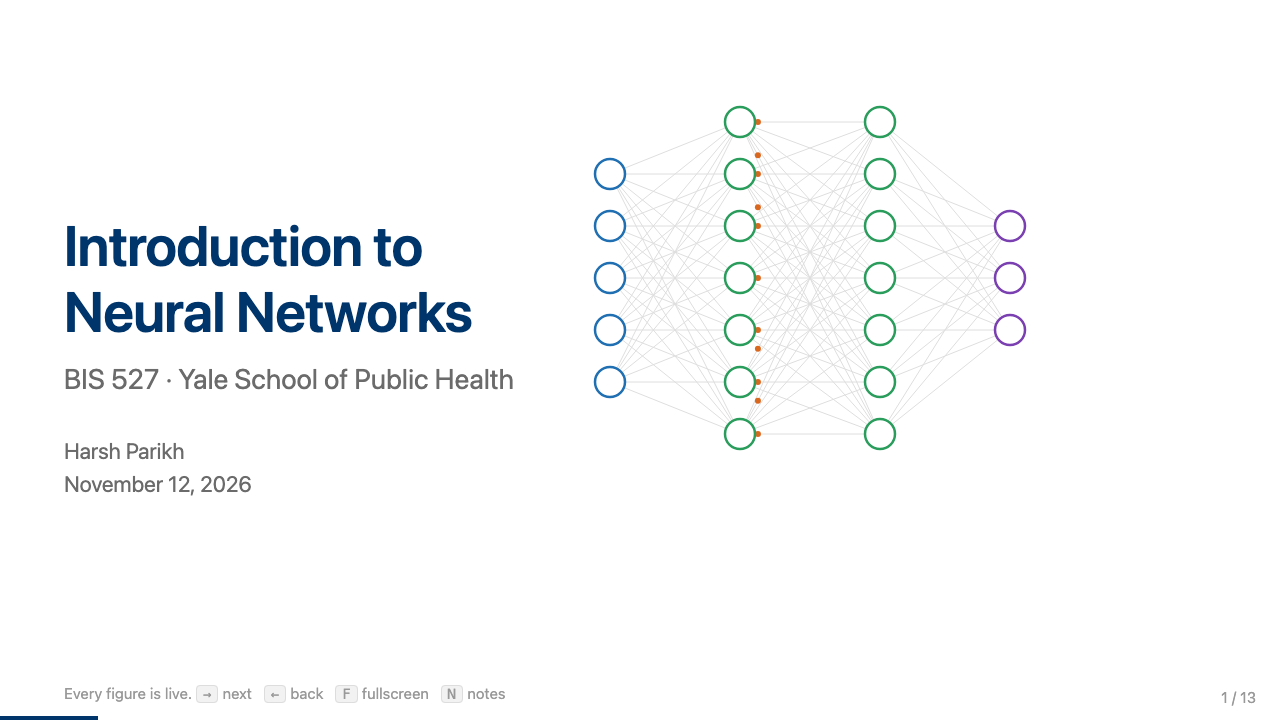
#> input picture bis527/lec20-neural-networks/build/shots/slide-01.png, 1280 x 720 px; its folder holds only this picture in this run
$ python contact_sheet.py
#> lines starting #> are read from the running program, lines starting #| are printed output that depends on the picture
"""Tile build/shots/slide-*.png into contact sheets (6 per sheet) for a quick visual review."""
import glob
import os

from PIL import Image

here = os.path.dirname(os.path.abspath(__file__))
shots = sorted(glob.glob(os.path.join(here, "shots", "slide-*.png")))
per = 6
for k in range(0, len(shots), per):
    batch = shots[k:k + per]
    w, h = 640, 360
    sheet = Image.new("RGB", (w * 2, h * 3), "white")
#> sheet: PIL image 1280x1080 RGB; every value is 255
    for i, p in enumerate(batch):
        im = Image.open(p).convert("RGB").resize((w, h), Image.LANCZOS)
        sheet.paste(im, ((i % 2) * w, (i // 2) * h))
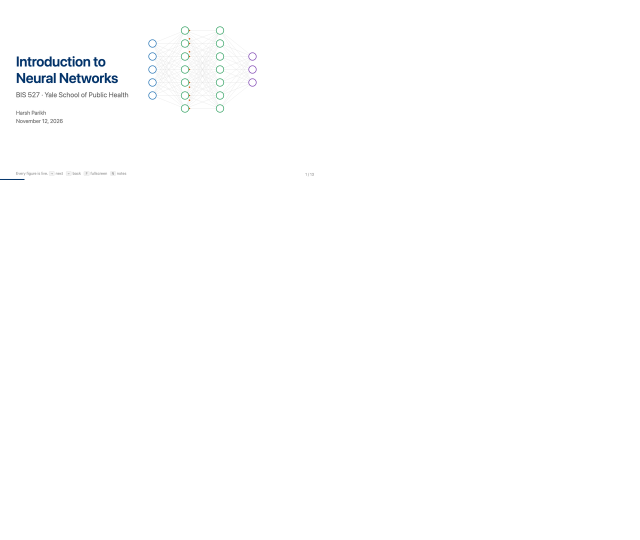
#> sheet: PIL image 1280x1080 RGB (shown at 1/2 size); mean R, G, B 253.9, 254.1, 254.2
    out = os.path.join(here, "shots", f"sheet-{k // per + 1}.png")
    sheet.save(out)
    print(out)

$ run again, on bis527/lec20-neural-networks/build/shots/slide-05.png
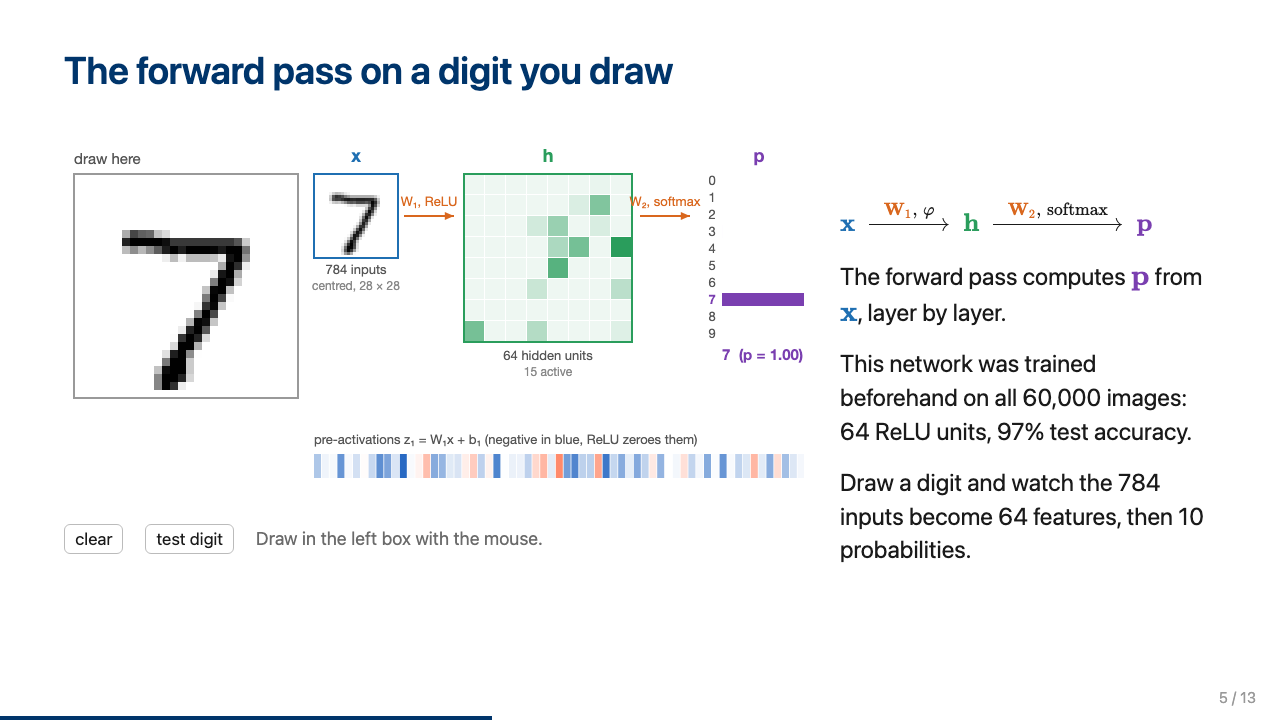
#> input picture bis527/lec20-neural-networks/build/shots/slide-05.png, 1280 x 720 px
#> `im = Image.open(p).convert("RGB").resize((w, h), Image.LANCZOS)`:
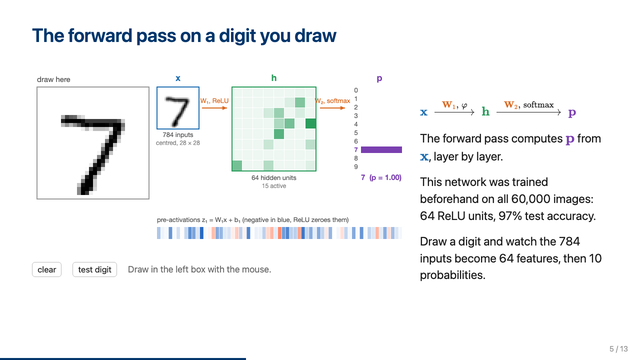
#> im: PIL image 640x360 RGB; mean R, G, B 244.1, 245.2, 245.8
#> `sheet.paste(im, ((i % 2) * w, (i // 2) * h))`:
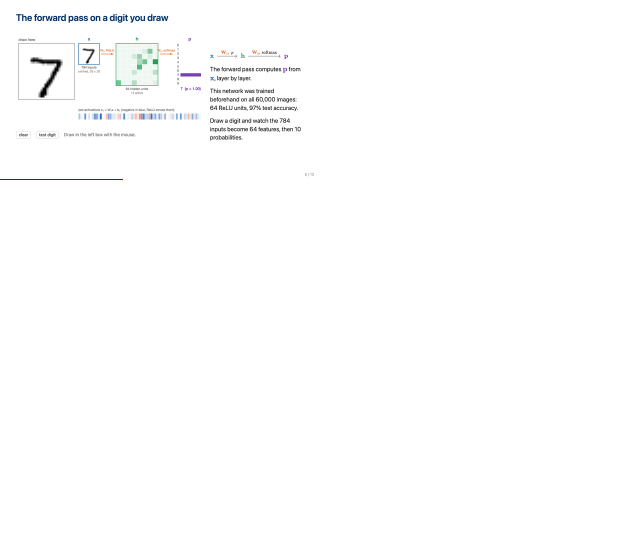
#> sheet: PIL image 1280x1080 RGB (shown at 1/2 size); mean R, G, B 253.2, 253.4, 253.5

$ run again, on bis527/lec20-neural-networks/build/shots/slide-06.png
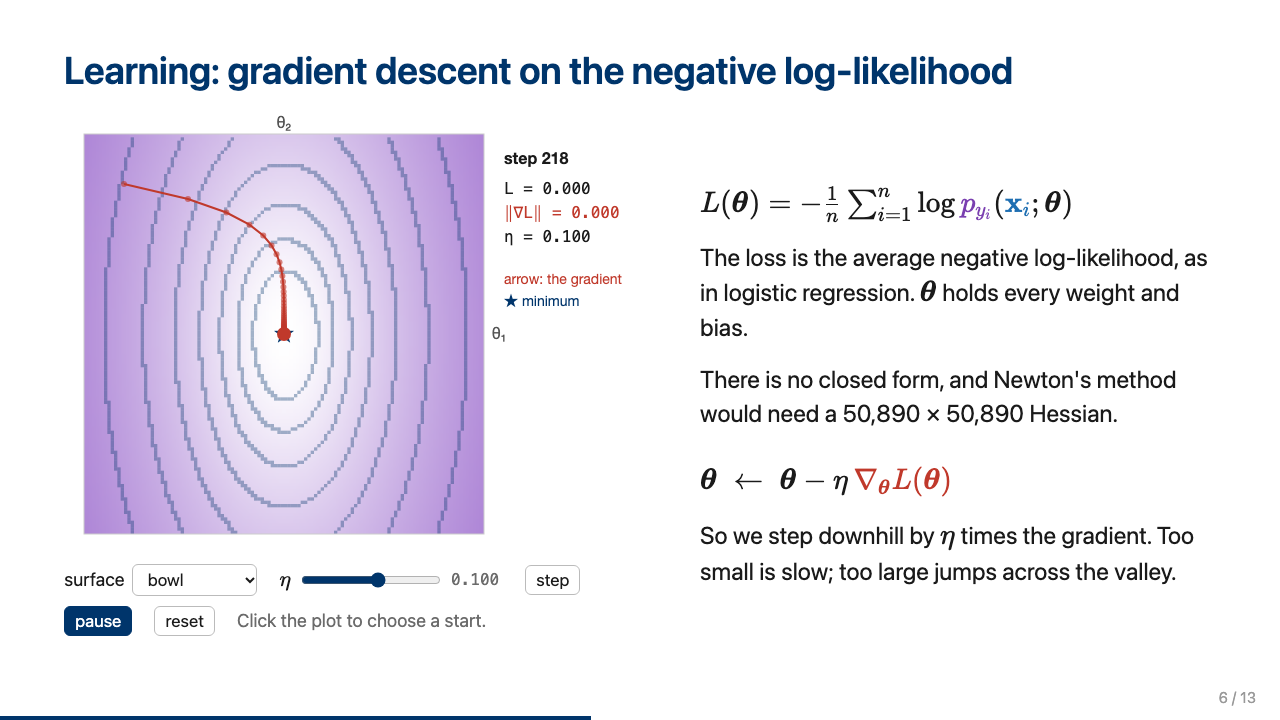
#> input picture bis527/lec20-neural-networks/build/shots/slide-06.png, 1280 x 720 px
#> `im = Image.open(p).convert("RGB").resize((w, h), Image.LANCZOS)`:
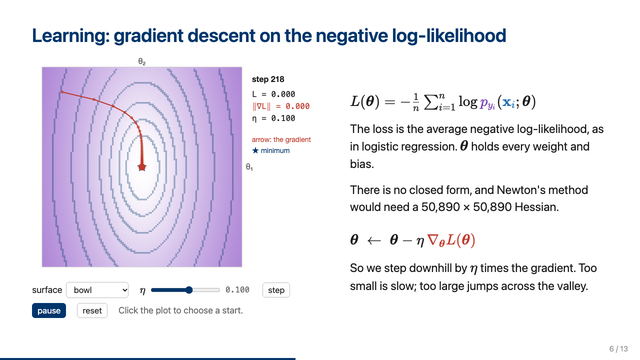
#> im: PIL image 640x360 RGB; mean R, G, B 235.8, 233, 241.5
#> `sheet.paste(im, ((i % 2) * w, (i // 2) * h))`:
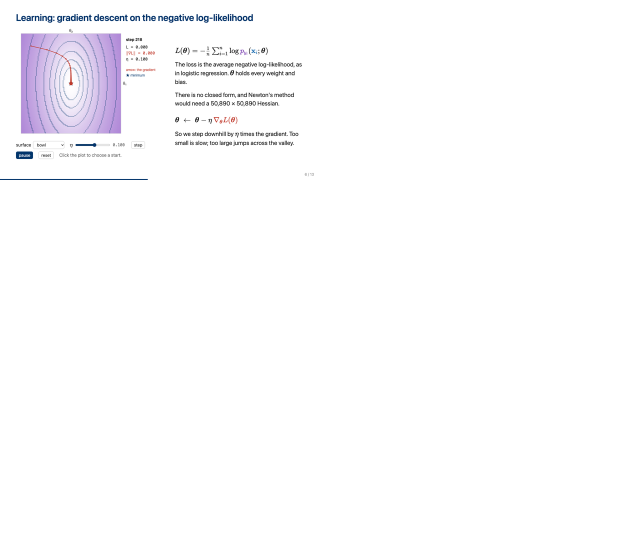
#> sheet: PIL image 1280x1080 RGB (shown at 1/2 size); mean R, G, B 251.8, 251.3, 252.8

$ run again, on bis527/lec20-neural-networks/build/shots/slide-07.png
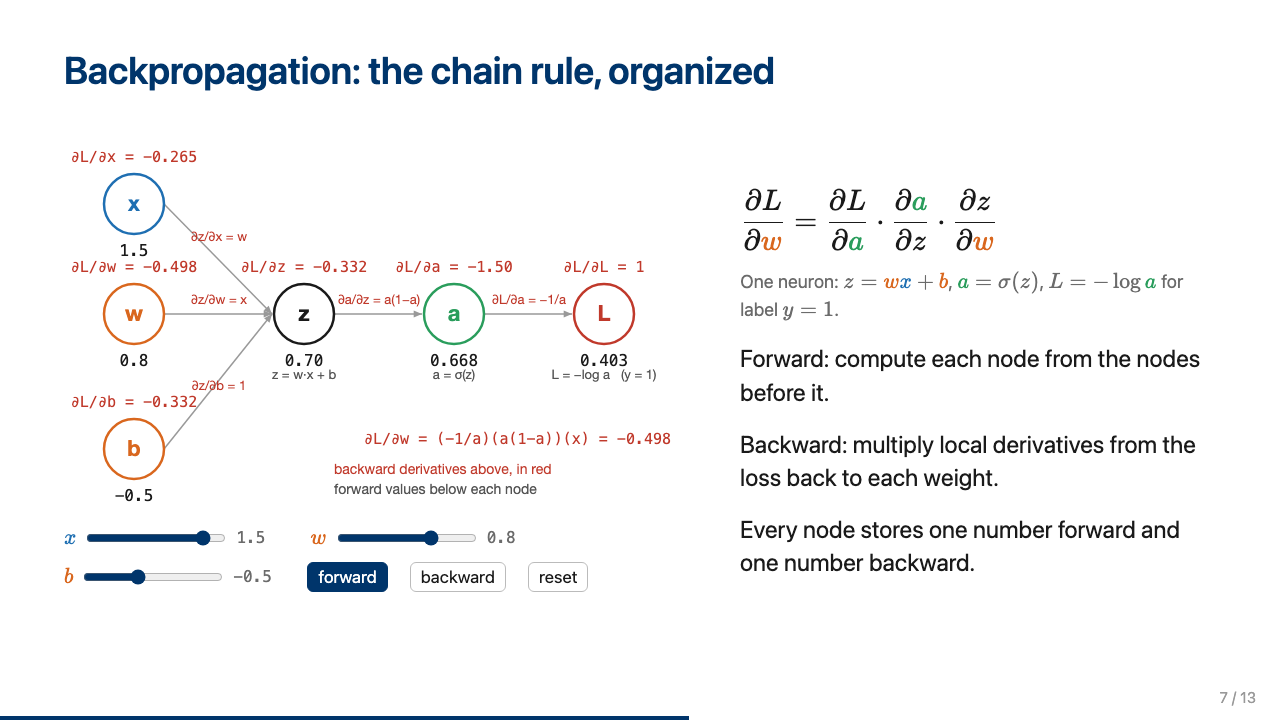
#> input picture bis527/lec20-neural-networks/build/shots/slide-07.png, 1280 x 720 px
#> `im = Image.open(p).convert("RGB").resize((w, h), Image.LANCZOS)`:
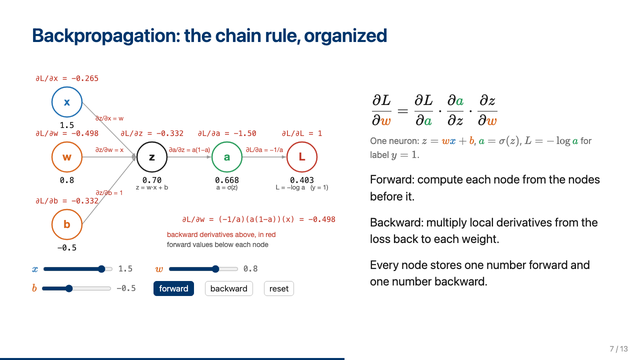
#> im: PIL image 640x360 RGB; mean R, G, B 245.4, 245.4, 246.1
#> `sheet.paste(im, ((i % 2) * w, (i // 2) * h))`:
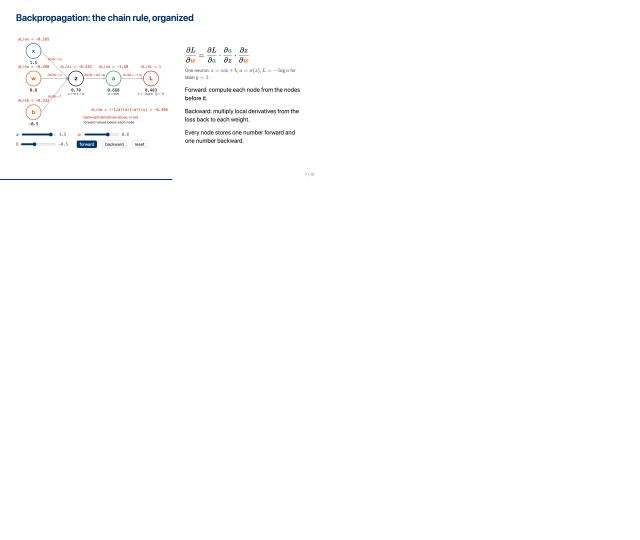
#> sheet: PIL image 1280x1080 RGB (shown at 1/2 size); mean R, G, B 253.4, 253.4, 253.5

$ run again, on bis527/lec20-neural-networks/build/shots/slide-02.png
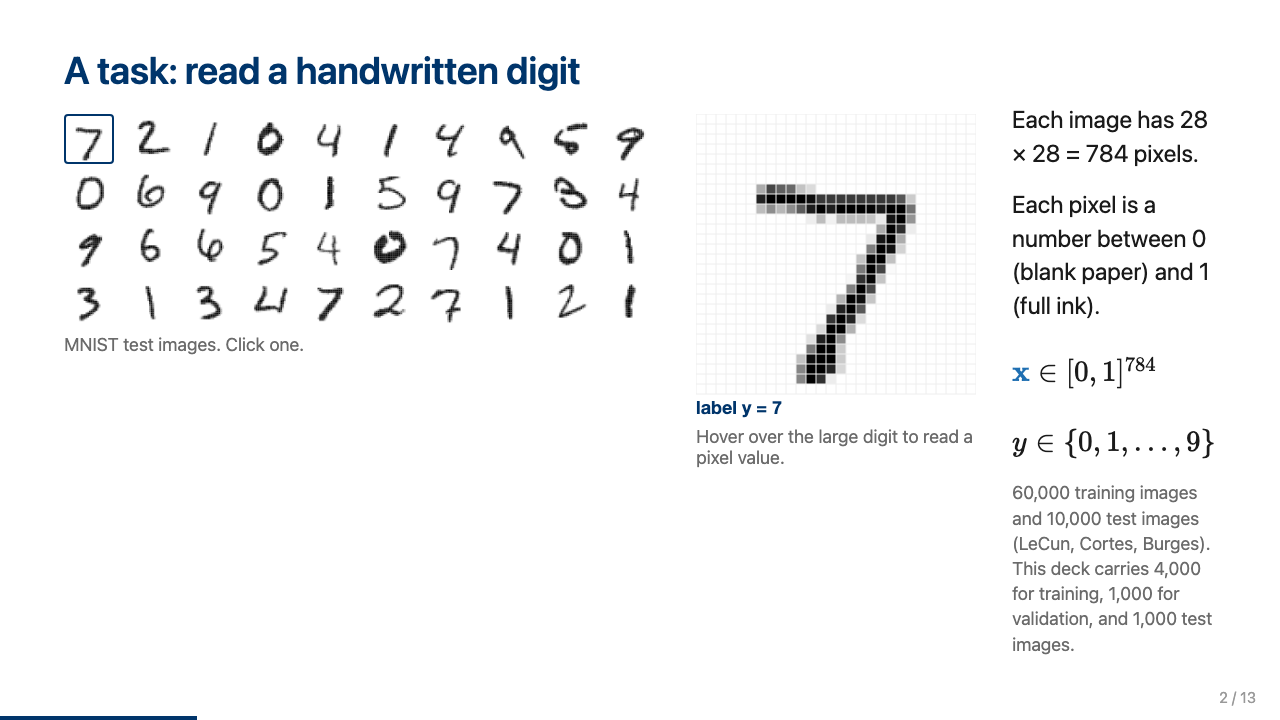
#> input picture bis527/lec20-neural-networks/build/shots/slide-02.png, 1280 x 720 px
#> `im = Image.open(p).convert("RGB").resize((w, h), Image.LANCZOS)`:
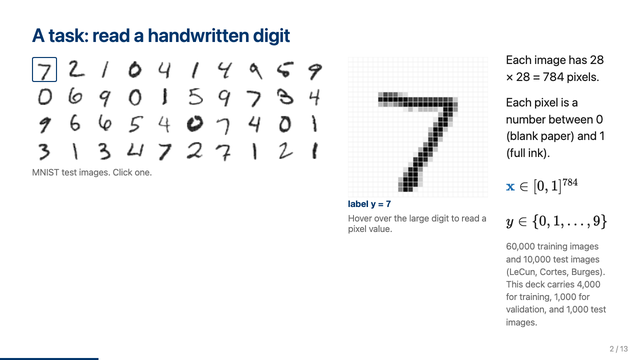
#> im: PIL image 640x360 RGB; mean R, G, B 245.4, 245.8, 246.2
#> `sheet.paste(im, ((i % 2) * w, (i // 2) * h))`:
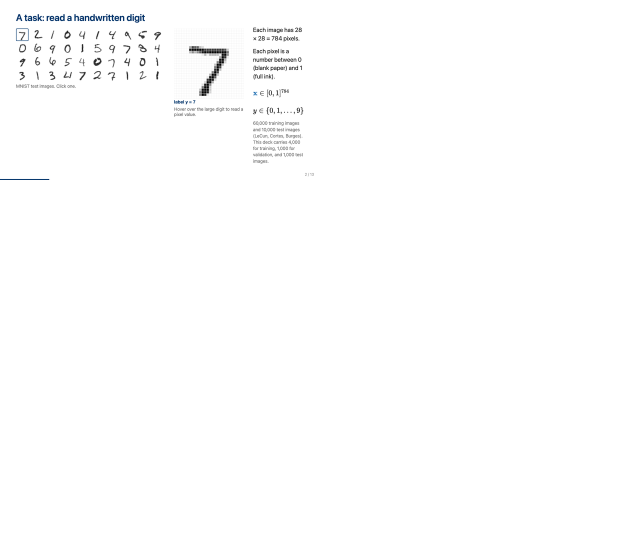
#> sheet: PIL image 1280x1080 RGB (shown at 1/2 size); mean R, G, B 253.4, 253.5, 253.5
